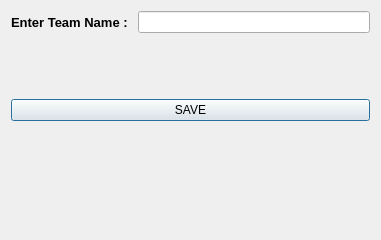
<?xml version="1.0" encoding="UTF-8"?>
<ui version="4.0">
 <class>SaveTeam</class>
 <widget class="QDialog" name="SaveTeam">
  <property name="geometry">
   <rect>
    <x>0</x>
    <y>0</y>
    <width>381</width>
    <height>240</height>
   </rect>
  </property>
  <property name="windowTitle">
   <string>Dialog</string>
  </property>
  <layout class="QGridLayout" name="gridLayout">
   <item row="0" column="0">
    <widget class="QLabel" name="label">
     <property name="font">
      <font>
       <pointsize>10</pointsize>
       <weight>75</weight>
       <bold>true</bold>
      </font>
     </property>
     <property name="text">
      <string>Enter Team Name : </string>
     </property>
    </widget>
   </item>
   <item row="0" column="1">
    <widget class="QLineEdit" name="lineEdit"/>
   </item>
   <item row="3" column="0" colspan="2">
    <widget class="QLabel" name="Dialog">
     <property name="text">
      <string> </string>
     </property>
    </widget>
   </item>
   <item row="2" column="0" colspan="2">
    <widget class="QPushButton" name="pushButton">
     <property name="text">
      <string>SAVE</string>
     </property>
    </widget>
   </item>
   <item row="1" column="0">
    <spacer name="verticalSpacer">
     <property name="orientation">
      <enum>Qt::Vertical</enum>
     </property>
     <property name="sizeType">
      <enum>QSizePolicy::Fixed</enum>
     </property>
     <property name="sizeHint" stdset="0">
      <size>
       <width>20</width>
       <height>60</height>
      </size>
     </property>
    </spacer>
   </item>
  </layout>
 </widget>
 <resources/>
 <connections/>
</ui>
